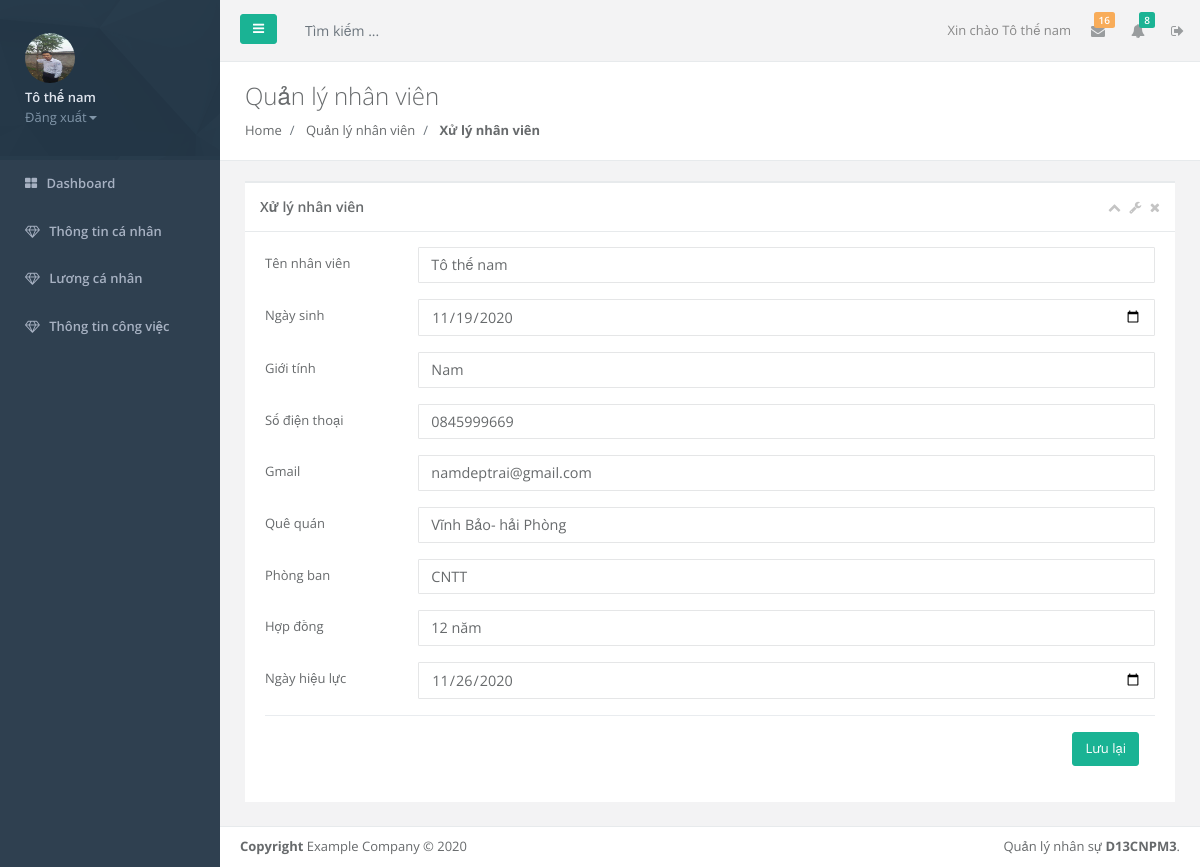
Screenshot of /Quanly/user/cn_nvien.php (signed in) with the database file from the repository.
### tables this page shows
CREATE TABLE `nv` (
  `id_nv` int(11) NOT NULL,
  `username` varchar(50) DEFAULT NULL,
  `password` varchar(50) DEFAULT NULL,
  `image` varchar(50) DEFAULT NULL,
  `ten_nv` varchar(50) DEFAULT NULL,
  `ngay_sinh` date DEFAULT NULL,
  `gioi_tinh` varchar(50) DEFAULT NULL,
  `sdt` varchar(50) DEFAULT NULL,
  `email` varchar(255) DEFAULT NULL,
  `que` varchar(50) DEFAULT NULL,
  `phong_ban` varchar(50) DEFAULT NULL,
  `id_cvu` int(11) DEFAULT NULL,
  `id_team` int(11) DEFAULT NULL,
  `hop_dong` varchar(50) DEFAULT NULL,
  `ngay_hieu_luc` date DEFAULT NULL,
  `create_at` date NOT NULL,
  `update_at` date NOT NULL
);

### Quanly/session1.php (called while the page is built, shortened)
<?php
$session_id1=$_SESSION['id_nv'];
?>

### Quanly/user/cn_nvien.php (the view, shortened to what this page needs)
<?php
    include_once('../layout/header1.php');
?>
<?php
require_once('../connect.php');
$query=mysqli_query($con,"SELECT nv.id_nv,nv.ten_nv,nv.ngay_sinh,nv.gioi_tinh,nv.sdt,nv.email,nv.que,nv.phong_ban,nv.hop_dong,nv.ngay_hieu_luc FROM nv where id_nv=".$data['id_nv']);
$data=mysqli_fetch_array($query);
?>
<div class="row wrapper border-bottom white-bg page-heading">
    <div class="col-lg-10">
        <h2>Quản lý nhân viên</h2>
        <ol class="breadcrumb">
            <li class="breadcrumb-item">
                <a href="index.php">Home</a>
            </li>
            <li class="breadcrumb-item">
                <a>Quản lý nhân viên</a>
            </li>
            <li class="breadcrumb-item active">
                <strong> Xử lý nhân viên</strong>
            </li>
        </ol>
    </div>
</div>
<div class="wrapper wrapper-content">
    <div class="row">
        <div class="col-lg-12">
            <div class="ibox ">
                <div class="ibox-title">
                    <h5>Xử lý nhân viên </h5>
                    <div class="ibox-tools">
                        <a class="collapse-link">
                            <i class="fa fa-chevron-up"></i>
                        </a>
                        <a class="dropdown-toggle" data-toggle="dropdown" href="#">
                            <i class="fa fa-wrench"></i>
                        </a>
                        <a class="close-link">
                            <i class="fa fa-times"></i>
                        </a>
                    </div>
                </div>
                <div class="ibox-content">
                    <form action="" method="post">
                        <div class="form-group  row"><label class="col-sm-2 col-form-label">Tên nhân viên</label>
                            <div class="col-sm-10"><input type="text" class="form-control" name="ten_nv"  value="<?=$data['ten_nv']?>"></div>
                        </div>
                        <div class="form-group  row"><label class="col-sm-2 col-form-label">Ngày sinh</label>
                            <div class="col-sm-10"><input type="date" class="form-control" name="ngay_sinh"  value="<?=$data['ngay_sinh']?>"></div>
                        </div>
                        <div class="form-group  row"><label class="col-sm-2 col-form-label">Giới tính</label>
                            <div class="col-sm-10"><input type="text" class="form-control" name="gioi_tinh"  value="<?=$data['gioi_tinh']?>"></div>
                        </div>
                        <div class="form-group  row"><label class="col-sm-2 col-form-label">Số điện thoại</label>
                            <div class="col-sm-10"><input type="text" class="form-control" name="sdt"  value="<?=$data['sdt']?>"></div>
                        </div>
                        <div class="form-group  row"><label class="col-sm-2 col-form-label">Gmail</label>
                            <div class="col-sm-10"><input type="text" class="form-control" name="email"  value="<?=$data['email']?>"></div>
                        </div>
                        <div class="form-group  row"><label class="col-sm-2 col-form-label">Quê quán</label>
                            <div class="col-sm-10"><input type="text" class="form-control" name="que"  value="<?=$data['que']?>"></div>
                        </div>
                        <div class="form-group  row"><label class="col-sm-2 col-form-label">Phòng ban</label>
                            <div class="col-sm-10"><input type="text" class="form-control" name="phong_ban"  value="<?=$data['phong_ban']?>"></div>
                        </div>
                        <div class="form-group  row"><label class="col-sm-2 col-form-label">Hợp đồng</label>
                            <div class="col-sm-10"><input type="text" class="form-control" name="hop_dong"  value="<?=$data['hop_dong']?>"></div>
                        </div>
                        <div class="form-group  row"><label class="col-sm-2 col-form-label">Ngày hiệu lực</label>
                            <div class="col-sm-10"><input type="date" class="form-control" name="ngay_hieu_luc"  value="<?=$data['ngay_hieu_luc']?>"></div>
                        </div>
                        <div class="modal-footer">
                            <button class="btn btn-primary" type="submit" name="submit">Lưu lại</button>
                        </div>
                    </form>
                </div>
            </div>
        </div>
    </div>
</div>
<?php
    include_once('../layout/footer.php');
?>

### Quanly/layout/sidebar1.php (shortened to what this page needs)
<nav class="navbar-default navbar-static-side" role="navigation">
    <div class="sidebar-collapse">
        <ul class="nav metismenu" id="side-menu">
            <li class="nav-header">
                <div class="dropdown profile-element">
                    <a  href="../admin/thongtin.php"><img alt="image" class="rounded-circle" src="../Assets/image/<?php echo $data['image']; ?>" style="width:50px;height:50px"/></a>
                    <a data-toggle="dropdown" class="dropdown-toggle" href="#">
                        <span class="block m-t-xs font-bold"> <?php echo $data['ten_nv']; ?></span>
                        <span class="text-muted text-xs block">Đăng xuất<b class="caret"></b></span>
                    </a>
                </div>
            </li>
            <li><a href="trangchu.php"><i class="fa fa-th-large"></i> <span class="nav-label">Dashboard</a></li>
                <li><a href="nhanvien.php"><i class="fa fa-diamond"></i> <span class="nav-label">Thông tin cá nhân</a></li>
                <li><a href="luong_nv.php"> <i class="fa fa-diamond"></i> <span class="nav-label">Lương cá nhân</a></li>
            <li>
                <a href="cviec.php"><i class="fa fa-diamond"></i> <span class="nav-label">Thông tin công việc</span></a>
            </li>
        </ul>
    </div>
</nav>

### Quanly/layout/navbar1.php (shortened to what this page needs)
<nav class="navbar navbar-static-top" role="navigation" style="margin-bottom: 0">
        <div class="navbar-header">
            <a class="navbar-minimalize minimalize-styl-2 btn btn-primary " href="#"><i class="fa fa-bars"></i> </a>
            <form role="search" class="navbar-form-custom" action="#">
                <div class="form-group">
                    <input type="text" placeholder="   Tìm kiếm ..." class="form-control" name="top-search" id="top-search">
                </div>
            </form>
        </div>
            <ul class="nav navbar-top-links navbar-right">
                <li>
                    <span class="m-r-sm text-muted welcome-message">Xin chào <?php echo $data['ten_nv']; ?></span>
                </li>
                <li class="dropdown">
                    <a class="dropdown-toggle count-info" data-toggle="dropdown" href="#" aria-expanded="true">
                        <i class="fa fa-envelope"></i>  <span class="label label-warning">16</span>
                    </a>
                </li>
                <li class="dropdown">
                    <a class="dropdown-toggle count-info" data-toggle="dropdown" href="#">
                        <i class="fa fa-bell"></i>  <span class="label label-primary">8</span>
                    </a>
                </li>
                <li>
                    <a class="dropdown-toggle count-info" data-toggle="dropdown" href="#">
                    <i class="fa fa-sign-out"></i>
                    </a>
                </li>
        </ul>
    </nav>

### rows the page displays
nv: image (picture), ten_nv "Tô thế nam", ngay_sinh "11/19/2020", gioi_tinh "Nam", sdt "0845999669", email "namdeptrai@gmail.com", que "Vĩnh Bảo- hải Phòng", phong_ban "CNTT", hop_dong "12 năm", ngay_hieu_luc "11/26/2020"
